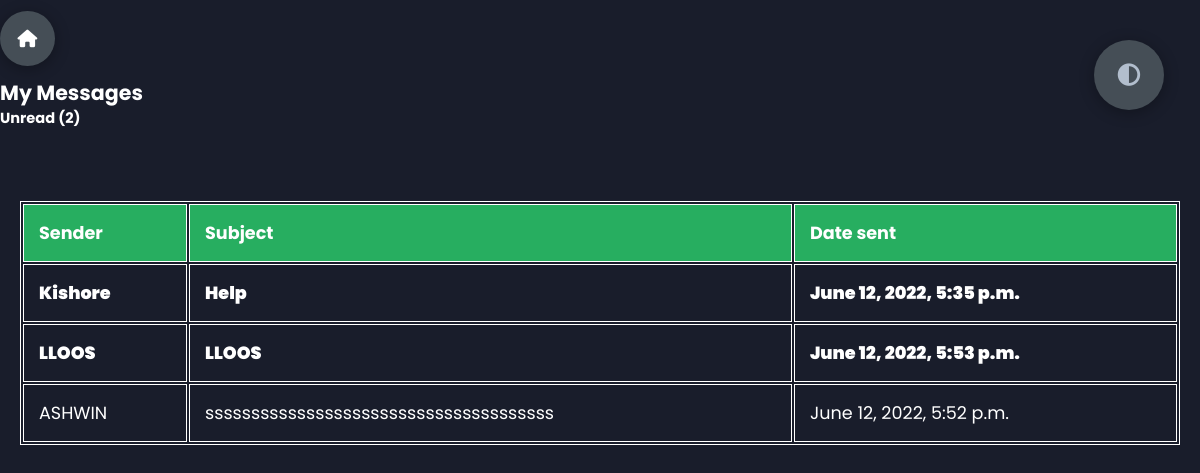
Before: /inbox/ with the older database file.
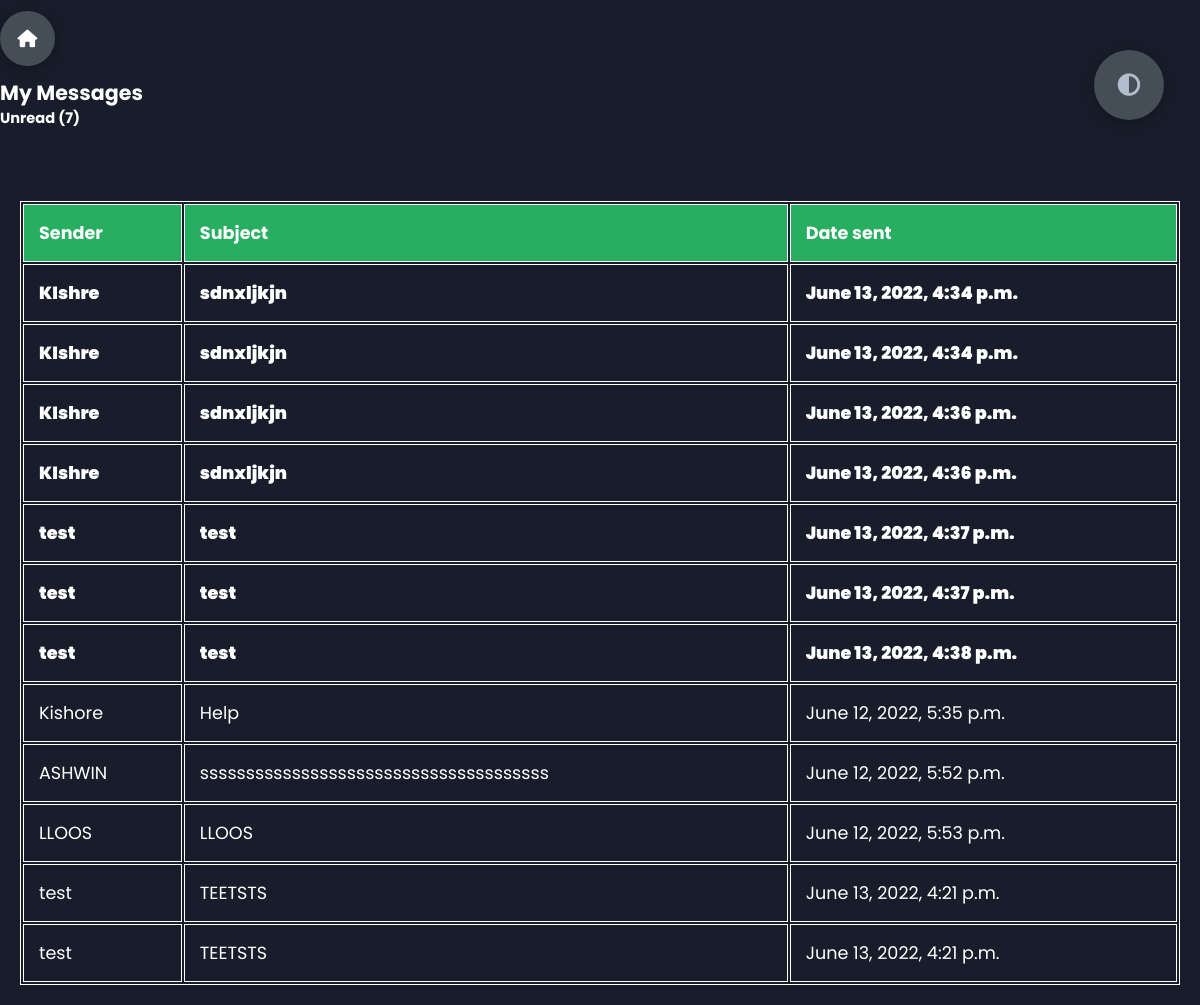
After: the same page with the newer database file.
### base/models.py (models this page shows, shortened)
class Message(models.Model):
    name = models.CharField(max_length=200, null=True)
    email=models.CharField(max_length=200, null=True)
    subject=models.CharField(max_length=200, null=True)
    body = models.TextField()
    is_read=models.BooleanField(default=False)
    created = models.DateTimeField(auto_now_add=True)
    id = models.UUIDField(default=uuid.uuid4,  unique=True,
                          primary_key=True, editable=False)

### base/views.py (the view)
# urls.py: path('inbox/', views.inboxPage , name='inbox'),
def inboxPage(request):
    inbox=Message.objects.all().order_by("is_read")
    unreadCount =Message.objects.all().filter(is_read=False).count()
    context = {"inbox":inbox , 'unreadCount':unreadCount}
    return render(request, 'base/inbox.html', context)

### base/templates/base/inbox.html (shortened to what this page needs)
{% extends 'base/main.html' %}
{% load static %}
{% block content %}
<div class="control" data-id="home" >
    <a href= "{% url 'home' %}"><i class="fas fa-home"></i></a>
</div>
<h3>My Messages</h3>
<h5>Unread ({{unreadCount}})</h5>
<br>
<br>
<div class= "contain">
    <table class="table">
        <thead class= "Head">
            <tr>
                <th>Sender</th>
                <th>Subject</th>
                <th>Date sent</th>
            </tr>
        </thead>
        <tbody>
            {% for message in inbox %}
            {% if message.is_read %}
            <tr>
            {% else %}
            <tr style= "font-weight:990;">
            {% endif %}
                <td>{{message.name}}</td>
                <td><a href="{% url 'message' message.id %}">{{message.subject}}</a></td>
                <td>{{message.created}}</td>
            </tr>
            {% endfor %}
        </tbody>
    </table>
</div>
<div class="theme-btn">
    <i class="fas fa-adjust"></i>
</div>
{% endblock content %}

Changed rows visible on the page:
added Message: name "KIshre", subject "sdnxljkjn", created "June 13, 2022, 4:34 p.m."
added Message: name "KIshre", subject "sdnxljkjn", created "June 13, 2022, 4:34 p.m."
added Message: name "KIshre", subject "sdnxljkjn", created "June 13, 2022, 4:36 p.m."
added Message: name "KIshre", subject "sdnxljkjn", created "June 13, 2022, 4:36 p.m."
added Message: name "test", subject "test", created "June 13, 2022, 4:37 p.m."
added Message: name "test", subject "test", created "June 13, 2022, 4:37 p.m."
added Message: name "test", subject "test", created "June 13, 2022, 4:38 p.m."
changed Message "Kishore": is_read False → True (drawn)
shown differently, row unchanged: Message "ASHWIN": moves up the list
changed Message "LLOOS": is_read False → True (drawn)
added Message: name "test", subject "TEETSTS", created "June 13, 2022, 4:21 p.m."
added Message: name "test", subject "TEETSTS", created "June 13, 2022, 4:21 p.m."
Other visible differences:
{{ unreadCount }}: "2" → "7"
